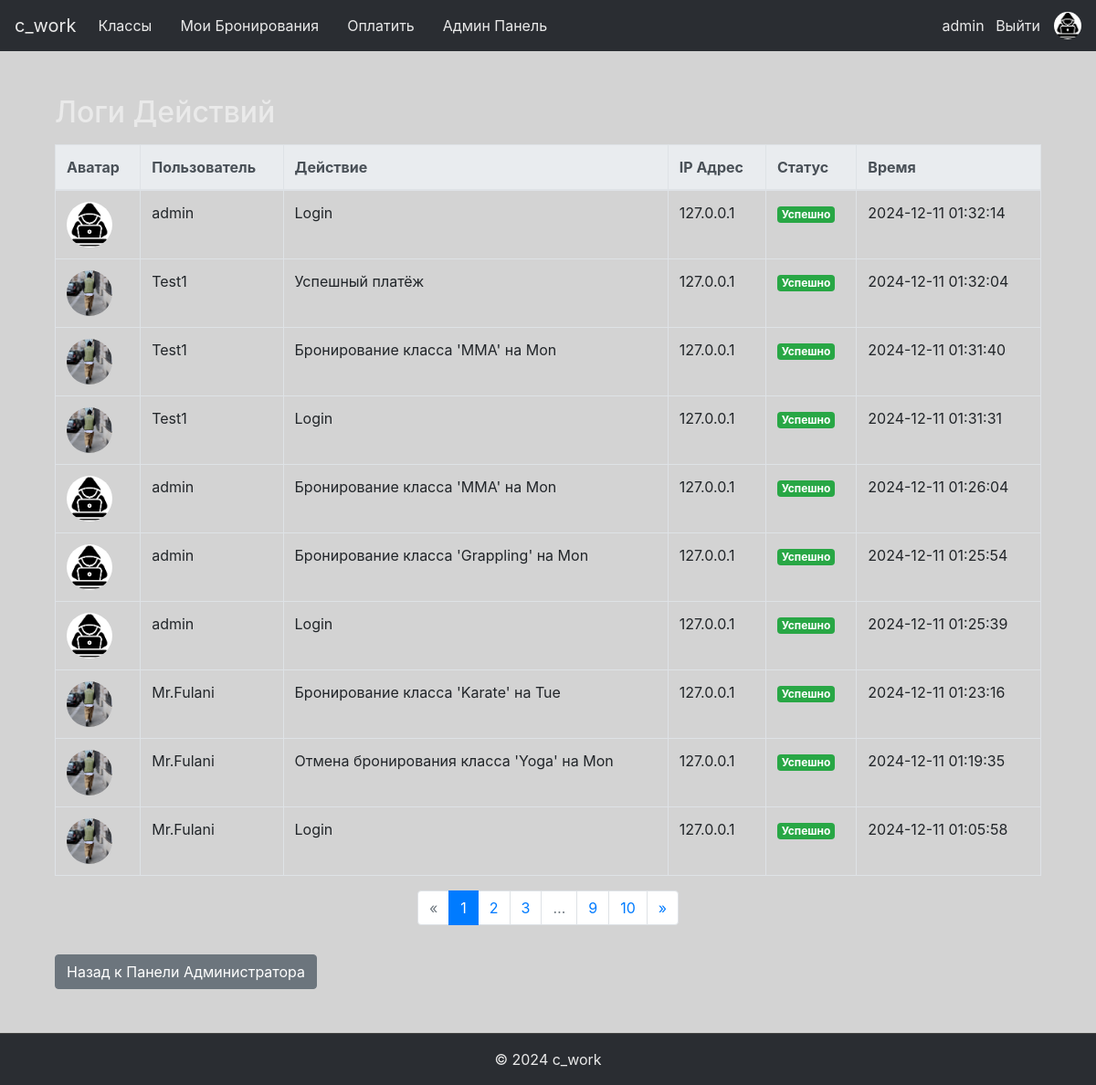
Screenshot of /admin/action_logs (signed in) with the database file from the repository.
### app/models.py (models this page shows, shortened)
class User(db.Model, UserMixin):
    id = db.Column(db.Integer, primary_key=True)
    username = db.Column(db.String(20), unique=True, nullable=False)
    email = db.Column(db.String(120), unique=True, nullable=False)
    password = db.Column(db.String(60), nullable=False)
    is_admin = db.Column(db.Boolean, default=False)
    avatar = db.Column(db.String(120), nullable=True, default='user.png')  # Поле для аватара
    date_registered = db.Column(db.DateTime, nullable=False, default=datetime.utcnow)  # Дата регистрации
    last_login = db.Column(db.DateTime, nullable=True)  # Последний вход
    bookings = db.relationship('Booking', backref='user', lazy=True)
    payments = db.relationship('Payment', backref='user', lazy=True)

class ActionLog(db.Model):
    id = db.Column(db.Integer, primary_key=True)
    user_id = db.Column(db.Integer, db.ForeignKey('user.id'), nullable=True)  # Может быть NULL для неавторизованных действий
    action = db.Column(db.String(255), nullable=False)  # Описание действия
    timestamp = db.Column(db.DateTime, nullable=False, default=datetime.utcnow)
    ip_address = db.Column(db.String(45), nullable=True)  # Для IPv6
    status = db.Column(db.String(20), nullable=True)  # Например, 'success', 'failure'
    user = db.relationship('User', backref=db.backref('action_logs', lazy=True))

### app/admin_routes.py (the view)
@admin_bp.route('/action_logs')
@login_required
@admin_required  # Предполагается, что у вас есть декоратор для проверки прав администратора
def action_logs():
    try:
        page = request.args.get('page', 1, type=int)
        per_page = 10  # Количество логов на странице
        logs_pagination = ActionLog.query.options(joinedload(ActionLog.user)) \
            .order_by(ActionLog.timestamp.desc()) \
            .paginate(page=page, per_page=per_page, error_out=False)
        logs = logs_pagination.items
        return render_template('action_logs.html', logs=logs, pagination=logs_pagination)
    except Exception as e:
        logger.error(f"Ошибка при загрузке логов действий: {e}")
        flash('Произошла ошибка при загрузке логов действий.', 'danger')
        return redirect(url_for('admin.admin_panel'))

### app/admin_routes.py (called while the page is built)
def admin_required(f):
    from functools import wraps
    @wraps(f)
    def decorated_function(*args, **kwargs):
        if not current_user.is_admin:
            flash('Доступ запрещён. Требуются права администратора.', 'danger')
            return redirect(url_for('main.home'))
        return f(*args, **kwargs)
    return decorated_function

### app/models.py (called while the page is built)
@login_manager.user_loader
def load_user(user_id):
    return User.query.get(int(user_id))

### app/templates/action_logs.html (shortened to what this page needs)
{% extends "base.html" %}
{% block content %}
<div class="container mt-5">
    <h2>Логи Действий</h2>
    <table class="table table-bordered table-hover mt-3">
        <thead class="thead-light">
            <tr>
                <th>Аватар</th>
                <th>Пользователь</th>
                <th>Действие</th>
                <th>IP Адрес</th>
                <th>Статус</th>
                <th>Время</th>
            </tr>
        </thead>
        <tbody>
            {% for log in logs %}
            <tr>
                <td>
                    {% if log.user.avatar %}
                        <img src="{{ url_for('static', filename='images/' + log.user.avatar) }}" alt="Аватар" class="rounded-circle" width="50" height="50">
                    {% else %}
                        <img src="{{ url_for('static', filename='images/user.png') }}" alt="Аватар" class="rounded-circle" width="50" height="50">
                    {% endif %}
                </td>
                <td>{{ log.user.username }}</td>
                <td>{{ log.action }}</td>
                <td>{{ log.ip_address }}</td>
                <td>
                    {% if log.status == 'success' %}
                        <span class="badge badge-success">Успешно</span>
                    {% else %}
                        <span class="badge badge-danger">Ошибка</span>
                    {% endif %}
                </td>
                <td>{{ log.timestamp.strftime('%Y-%m-%d %H:%M:%S') }}</td>
            </tr>
            {% endfor %}
        </tbody>
    </table>
    {% if pagination.pages > 1 %}
    <nav aria-label="Page navigation">
        <ul class="pagination justify-content-center">
            {% if pagination.has_prev %}
                <li class="page-item">
                    <a class="page-link" href="{{ url_for('admin.action_logs', page=pagination.prev_num) }}" aria-label="Предыдущая">
                        <span aria-hidden="true">&laquo;</span>
                        <span class="sr-only">Предыдущая</span>
                    </a>
                </li>
            {% else %}
                <li class="page-item disabled">
                    <span class="page-link" aria-label="Предыдущая">
                        <span aria-hidden="true">&laquo;</span>
                    </span>
                </li>
            {% endif %}
            {% for page_num in pagination.iter_pages(left_edge=2, right_edge=2, left_current=2, right_current=2) %}
                {% if page_num %}
                    {% if page_num == pagination.page %}
                        <li class="page-item active"><span class="page-link">{{ page_num }}</span></li>
                    {% else %}
                        <li class="page-item"><a class="page-link" href="{{ url_for('admin.action_logs', page=page_num) }}">{{ page_num }}</a></li>
                    {% endif %}
                {% else %}
                    <li class="page-item disabled"><span class="page-link">…</span></li>
                {% endif %}
            {% endfor %}
            {% if pagination.has_next %}
                <li class="page-item">
                    <a class="page-link" href="{{ url_for('admin.action_logs', page=pagination.next_num) }}" aria-label="Следующая">
                        <span aria-hidden="true">&raquo;</span>
                    </a>
                </li>
            {% endif %}
        </ul>
    </nav>
    {% endif %}
    <a href="{{ url_for('admin.admin_panel') }}" class="btn btn-secondary mt-3">Назад к Панели Администратора</a>
</div>
{% endblock %}

### app/templates/base.html (shortened to what this page needs)
<!DOCTYPE html>
<html lang="ru">
<head>
    <link rel="stylesheet" href="https://stackpath.bootstrapcdn.com/bootstrap/4.5.0/css/bootstrap.min.css">
    <link rel="stylesheet" href="{{ url_for('static', filename='css/styles.css') }}">
</head>
<body>
    <nav class="navbar navbar-expand-lg navbar-light bg-light">
        <a class="navbar-brand" href="{{ url_for('main.home') }}">c_work</a>
        <div class="collapse navbar-collapse" id="navbarNav">
            <ul class="navbar-nav main-nav mr-auto">
                {% if current_user.is_authenticated %}
                    <li class="nav-item">
                        <a class="nav-link" href="{{ url_for('main.classes') }}">Классы</a>
                    </li>
                    <li class="nav-item">
                        <a class="nav-link" href="{{ url_for('main.my_bookings') }}">Мои Бронирования</a>
                    </li>
                    <li class="nav-item">
                        <a class="nav-link" href="{{ url_for('main.process_payment') }}">Оплатить</a>
                    </li>
                    {% if current_user.is_admin %}
                        <li class="nav-item">
                            <a class="nav-link" href="{{ url_for('admin.admin_panel') }}">Админ Панель</a>
                        </li>
                    {% endif %}
                {% endif %}
            </ul>
            <div class="user-section">
                {% if current_user.is_authenticated %}
                    <div>
                        <a href="{{ url_for('main.profile') }}">{{ current_user.username }}</a>
                        <a href="{{ url_for('main.logout') }}" class="ml-2">Выйти</a>
                    </div>
                    <img src="{{ url_for('static', filename='images/' + (current_user.avatar or 'user.png')) }}"
                         alt="Avatar" class="rounded-circle" width="30" height="30">
                {% else %}
                    <a class="nav-link" href="{{ url_for('main.login') }}">Войти</a>
                    <a class="nav-link" href="{{ url_for('main.register') }}">Зарегистрироваться</a>
                {% endif %}
            </div>
        </div>
    </nav>
    <div class="container">
        {% block content %}{% endblock %}
    </div>
    <footer class="footer bg-light text-center py-3 mt-5">
        <span>&copy; 2024 c_work</span>
    </footer>
</body>
</html>

### app/static/css/styles.css (style rules this page uses)
.navbar { background-color: #2a2d32 !important; color: #eaeaea; }
.navbar a { color: #eaeaea !important; }
footer.footer { background-color: #2a2d32 !important; color: #eaeaea !important; padding: 15px 0; text-align: center; border-top: 1px solid #444; }
footer.footer span { color: #eaeaea !important; }
body { background-color: #d3d3d3; color: #eaeaea; }

### app/templates/base.html (style rules this page uses)
.navbar-nav.main-nav { flex-direction: row; }
.main-nav .nav-item { margin-right: 15px; }
.user-section { display: flex; align-items: center; }
.user-section img { margin-left: 15px; }

### rows the page displays
User: username "admin", avatar (picture)
ActionLog: avatar (picture), user.username "admin", action "Login", ip_address "127.0.0.1", status "Успешно", timestamp "2024-12-11 01:32:14"
ActionLog: user.username "Test1", action "Успешный платёж", ip_address "127.0.0.1", status "Успешно", timestamp "2024-12-11 01:32:04"
ActionLog: user.username "Test1", action "Бронирование класса 'MMA' на Mon", ip_address "127.0.0.1", status "Успешно", timestamp "2024-12-11 01:31:40"
ActionLog: user.username "Test1", action "Login", ip_address "127.0.0.1", status "Успешно", timestamp "2024-12-11 01:31:31"
ActionLog: avatar (picture), user.username "admin", action "Бронирование класса 'MMA' на Mon", ip_address "127.0.0.1", status "Успешно", timestamp "2024-12-11 01:26:04"
ActionLog: avatar (picture), user.username "admin", action "Бронирование класса 'Grappling' на Mon", ip_address "127.0.0.1", status "Успешно", timestamp "2024-12-11 01:25:54"
ActionLog: avatar (picture), user.username "admin", action "Login", ip_address "127.0.0.1", status "Успешно", timestamp "2024-12-11 01:25:39"
ActionLog: avatar (placeholder picture), user.username "Mr.Fulani", action "Бронирование класса 'Karate' на Tue", ip_address "127.0.0.1", status "Успешно", timestamp "2024-12-11 01:23:16"
ActionLog: avatar (placeholder picture), user.username "Mr.Fulani", action "Отмена бронирования класса 'Yoga' на Mon", ip_address "127.0.0.1", status "Успешно", timestamp "2024-12-11 01:19:35"
ActionLog: avatar (placeholder picture), user.username "Mr.Fulani", action "Login", ip_address "127.0.0.1", status "Успешно", timestamp "2024-12-11 01:05:58"

### other values shown
{{ page_num }} "1"
{{ page_num }} "2" "3" "9" "10"
